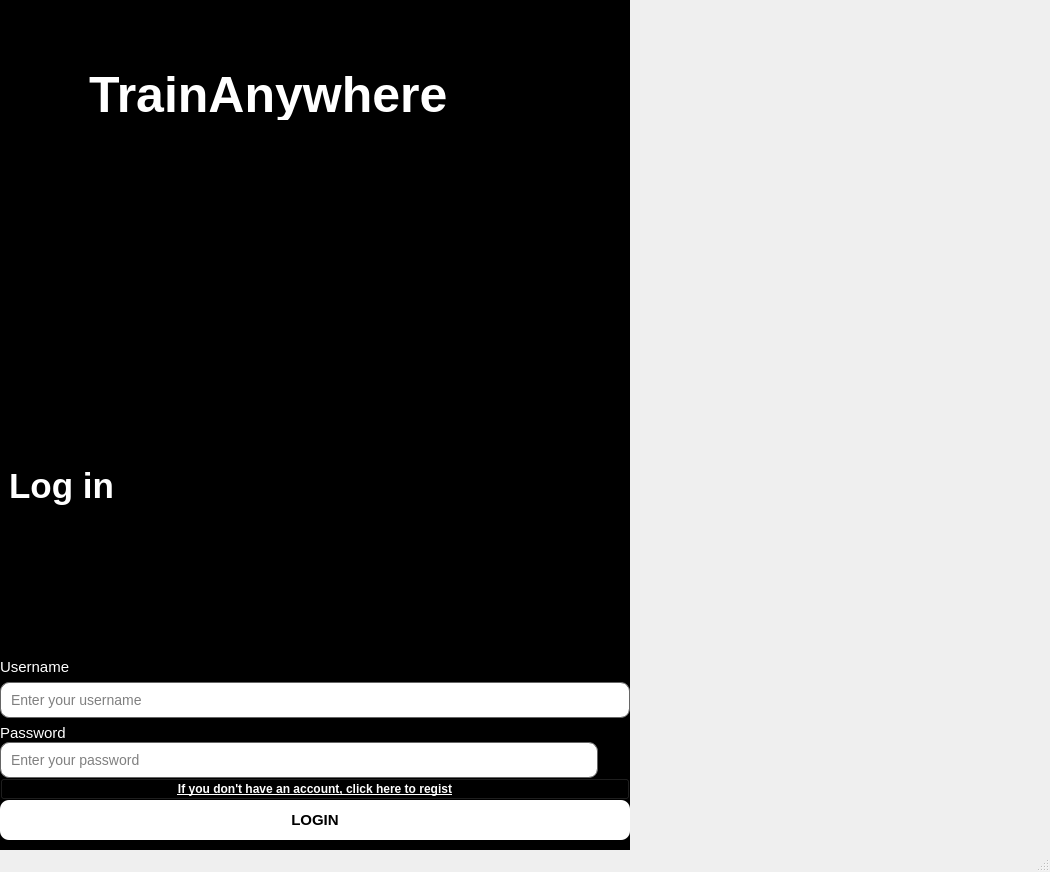
<?xml version="1.0" encoding="UTF-8"?>
<ui version="4.0">
 <class>MainWindow</class>
 <widget class="QMainWindow" name="MainWindow">
  <property name="geometry">
   <rect>
    <x>0</x>
    <y>0</y>
    <width>1050</width>
    <height>872</height>
   </rect>
  </property>
  <property name="sizePolicy">
   <sizepolicy hsizetype="Preferred" vsizetype="Preferred">
    <horstretch>0</horstretch>
    <verstretch>0</verstretch>
   </sizepolicy>
  </property>
  <property name="maximumSize">
   <size>
    <width>16777215</width>
    <height>16777215</height>
   </size>
  </property>
  <property name="windowTitle">
   <string>MainWindow</string>
  </property>
  <widget class="QWidget" name="centralwidget">
   <property name="sizePolicy">
    <sizepolicy hsizetype="Preferred" vsizetype="Preferred">
     <horstretch>0</horstretch>
     <verstretch>0</verstretch>
    </sizepolicy>
   </property>
   <property name="maximumSize">
    <size>
     <width>16777215</width>
     <height>16777215</height>
    </size>
   </property>
   <layout class="QHBoxLayout" name="horizontalLayout" stretch="3,2">
    <property name="spacing">
     <number>0</number>
    </property>
    <property name="leftMargin">
     <number>0</number>
    </property>
    <property name="topMargin">
     <number>0</number>
    </property>
    <property name="rightMargin">
     <number>0</number>
    </property>
    <property name="bottomMargin">
     <number>0</number>
    </property>
    <item>
     <widget class="QWidget" name="LoginWidget" native="true">
      <layout class="QVBoxLayout" name="verticalLayout_5">
       <property name="spacing">
        <number>0</number>
       </property>
       <property name="leftMargin">
        <number>0</number>
       </property>
       <property name="topMargin">
        <number>0</number>
       </property>
       <property name="rightMargin">
        <number>0</number>
       </property>
       <property name="bottomMargin">
        <number>0</number>
       </property>
       <item>
        <widget class="QWidget" name="InputBoxes" native="true">
         <property name="sizePolicy">
          <sizepolicy hsizetype="Expanding" vsizetype="Preferred">
           <horstretch>0</horstretch>
           <verstretch>0</verstretch>
          </sizepolicy>
         </property>
         <layout class="QVBoxLayout" name="verticalLayout_2">
          <property name="spacing">
           <number>0</number>
          </property>
          <property name="leftMargin">
           <number>0</number>
          </property>
          <property name="topMargin">
           <number>0</number>
          </property>
          <property name="rightMargin">
           <number>0</number>
          </property>
          <property name="bottomMargin">
           <number>0</number>
          </property>
          <item>
           <widget class="QWidget" name="P1" native="true">
            <property name="sizePolicy">
             <sizepolicy hsizetype="Expanding" vsizetype="Preferred">
              <horstretch>0</horstretch>
              <verstretch>0</verstretch>
             </sizepolicy>
            </property>
            <property name="styleSheet">
             <string notr="true">background-color:black;</string>
            </property>
            <layout class="QVBoxLayout" name="verticalLayout">
             <property name="leftMargin">
              <number>0</number>
             </property>
             <property name="topMargin">
              <number>0</number>
             </property>
             <property name="rightMargin">
              <number>0</number>
             </property>
             <property name="bottomMargin">
              <number>0</number>
             </property>
             <item>
              <widget class="QWidget" name="PageTitle_Name" native="true">
               <property name="sizePolicy">
                <sizepolicy hsizetype="Preferred" vsizetype="Expanding">
                 <horstretch>0</horstretch>
                 <verstretch>0</verstretch>
                </sizepolicy>
               </property>
               <property name="styleSheet">
                <string notr="true">background-color:black;</string>
               </property>
               <layout class="QVBoxLayout" name="verticalLayout_4">
                <item>
                 <widget class="QWidget" name="widget_8" native="true">
                  <property name="sizePolicy">
                   <sizepolicy hsizetype="Preferred" vsizetype="Preferred">
                    <horstretch>0</horstretch>
                    <verstretch>0</verstretch>
                   </sizepolicy>
                  </property>
                  <property name="styleSheet">
                   <string notr="true">background-color:black;</string>
                  </property>
                  <widget class="QLabel" name="logindecor1">
                   <property name="geometry">
                    <rect>
                     <x>-80</x>
                     <y>-50</y>
                     <width>261</width>
                     <height>221</height>
                    </rect>
                   </property>
                   <property name="text">
                    <string/>
                   </property>
                   <property name="pixmap">
                    <pixmap>decor3.jpg</pixmap>
                   </property>
                   <property name="scaledContents">
                    <bool>true</bool>
                   </property>
                  </widget>
                  <widget class="QLabel" name="appname">
                   <property name="geometry">
                    <rect>
                     <x>80</x>
                     <y>60</y>
                     <width>391</width>
                     <height>51</height>
                    </rect>
                   </property>
                   <property name="styleSheet">
                    <string notr="true">font-size: 50px;
font-weight: bold;
color: #ffffff;
qproperty-alignment: AlignCenter;</string>
                   </property>
                   <property name="text">
                    <string>TrainAnywhere</string>
                   </property>
                  </widget>
                 </widget>
                </item>
                <item>
                 <widget class="QLabel" name="logintitle">
                  <property name="styleSheet">
                   <string notr="true">font-size: 35px;
font-weight: bold;
color: #ffffff;
qproperty-alignment: AlignCenter;</string>
                  </property>
                  <property name="text">
                   <string>Log in</string>
                  </property>
                 </widget>
                </item>
               </layout>
              </widget>
             </item>
             <item>
              <widget class="QLabel" name="loginusername">
               <property name="styleSheet">
                <string notr="true">color:white;
font:15px;
qproperty-alignment : AlignBottom</string>
               </property>
               <property name="text">
                <string>Username</string>
               </property>
              </widget>
             </item>
             <item>
              <widget class="QLineEdit" name="username_input">
               <property name="styleSheet">
                <string notr="true">background-color: #ffffff;
color: #000000;             
border: 1px solid #666666;     
border-radius:9px;
padding: 8px;
font-size: 14px;</string>
               </property>
               <property name="placeholderText">
                <string>Enter your username</string>
               </property>
              </widget>
             </item>
             <item>
              <widget class="QLabel" name="loginpassword">
               <property name="styleSheet">
                <string notr="true">color:white;
font:15px;
qproperty-alignment : AlignBottom</string>
               </property>
               <property name="text">
                <string>Password</string>
               </property>
              </widget>
             </item>
            </layout>
           </widget>
          </item>
          <item>
           <widget class="QWidget" name="P2" native="true">
            <property name="sizePolicy">
             <sizepolicy hsizetype="Expanding" vsizetype="Preferred">
              <horstretch>0</horstretch>
              <verstretch>0</verstretch>
             </sizepolicy>
            </property>
            <property name="styleSheet">
             <string notr="true">background-color:black;</string>
            </property>
            <layout class="QVBoxLayout" name="verticalLayout_6">
             <property name="spacing">
              <number>0</number>
             </property>
             <property name="leftMargin">
              <number>0</number>
             </property>
             <property name="topMargin">
              <number>0</number>
             </property>
             <property name="rightMargin">
              <number>0</number>
             </property>
             <property name="bottomMargin">
              <number>10</number>
             </property>
             <item>
              <layout class="QHBoxLayout" name="horizontalLayout_3">
               <property name="spacing">
                <number>0</number>
               </property>
               <item>
                <widget class="QLineEdit" name="password_input">
                 <property name="sizePolicy">
                  <sizepolicy hsizetype="Expanding" vsizetype="Fixed">
                   <horstretch>0</horstretch>
                   <verstretch>0</verstretch>
                  </sizepolicy>
                 </property>
                 <property name="styleSheet">
                  <string notr="true">background-color: #ffffff;
color: #000000;             
border: 1px solid #666666;     
border-radius:9px;
padding: 8px;
font-size: 14px;
</string>
                 </property>
                 <property name="echoMode">
                  <enum>QLineEdit::Password</enum>
                 </property>
                 <property name="placeholderText">
                  <string>Enter your password</string>
                 </property>
                </widget>
               </item>
               <item>
                <widget class="QPushButton" name="showhidepwbutton">
                 <property name="styleSheet">
                  <string notr="true">border:None;</string>
                 </property>
                 <property name="text">
                  <string/>
                 </property>
                 <property name="icon">
                  <iconset>
                   <normaloff>showpassword.png</normaloff>showpassword.png</iconset>
                 </property>
                 <property name="iconSize">
                  <size>
                   <width>60</width>
                   <height>60</height>
                  </size>
                 </property>
                </widget>
               </item>
              </layout>
             </item>
             <item>
              <widget class="QPushButton" name="movetoregister">
               <property name="font">
                <font>
                 <weight>75</weight>
                 <bold>true</bold>
                 <underline>true</underline>
                </font>
               </property>
               <property name="styleSheet">
                <string notr="true">color:white;</string>
               </property>
               <property name="text">
                <string>If you don't have an account, click here to regist</string>
               </property>
              </widget>
             </item>
             <item>
              <widget class="QPushButton" name="loginbutton">
               <property name="sizePolicy">
                <sizepolicy hsizetype="Expanding" vsizetype="Preferred">
                 <horstretch>0</horstretch>
                 <verstretch>0</verstretch>
                </sizepolicy>
               </property>
               <property name="minimumSize">
                <size>
                 <width>0</width>
                 <height>40</height>
                </size>
               </property>
               <property name="maximumSize">
                <size>
                 <width>16777215</width>
                 <height>16777215</height>
                </size>
               </property>
               <property name="layoutDirection">
                <enum>Qt::LeftToRight</enum>
               </property>
               <property name="styleSheet">
                <string notr="true">background-color:white;
border-radius:9px;
font:15px;
font:bold;</string>
               </property>
               <property name="text">
                <string>LOGIN</string>
               </property>
              </widget>
             </item>
            </layout>
           </widget>
          </item>
         </layout>
        </widget>
       </item>
      </layout>
     </widget>
    </item>
    <item>
     <widget class="QWidget" name="Decor3Widget" native="true">
      <property name="sizePolicy">
       <sizepolicy hsizetype="MinimumExpanding" vsizetype="Expanding">
        <horstretch>0</horstretch>
        <verstretch>0</verstretch>
       </sizepolicy>
      </property>
      <property name="minimumSize">
       <size>
        <width>100</width>
        <height>100</height>
       </size>
      </property>
      <property name="maximumSize">
       <size>
        <width>16777215</width>
        <height>16777215</height>
       </size>
      </property>
      <layout class="QVBoxLayout" name="verticalLayout_3" stretch="0">
       <property name="spacing">
        <number>0</number>
       </property>
       <property name="leftMargin">
        <number>0</number>
       </property>
       <property name="topMargin">
        <number>0</number>
       </property>
       <property name="rightMargin">
        <number>0</number>
       </property>
       <property name="bottomMargin">
        <number>0</number>
       </property>
       <item>
        <widget class="QLabel" name="logindecor3">
         <property name="sizePolicy">
          <sizepolicy hsizetype="Fixed" vsizetype="Expanding">
           <horstretch>0</horstretch>
           <verstretch>0</verstretch>
          </sizepolicy>
         </property>
         <property name="styleSheet">
          <string notr="true"/>
         </property>
         <property name="text">
          <string/>
         </property>
         <property name="pixmap">
          <pixmap>decor1.webp</pixmap>
         </property>
         <property name="scaledContents">
          <bool>true</bool>
         </property>
        </widget>
       </item>
      </layout>
     </widget>
    </item>
   </layout>
  </widget>
  <widget class="QMenuBar" name="menubar">
   <property name="geometry">
    <rect>
     <x>0</x>
     <y>0</y>
     <width>1050</width>
     <height>26</height>
    </rect>
   </property>
  </widget>
  <widget class="QStatusBar" name="statusbar"/>
 </widget>
 <resources/>
 <connections/>
</ui>
